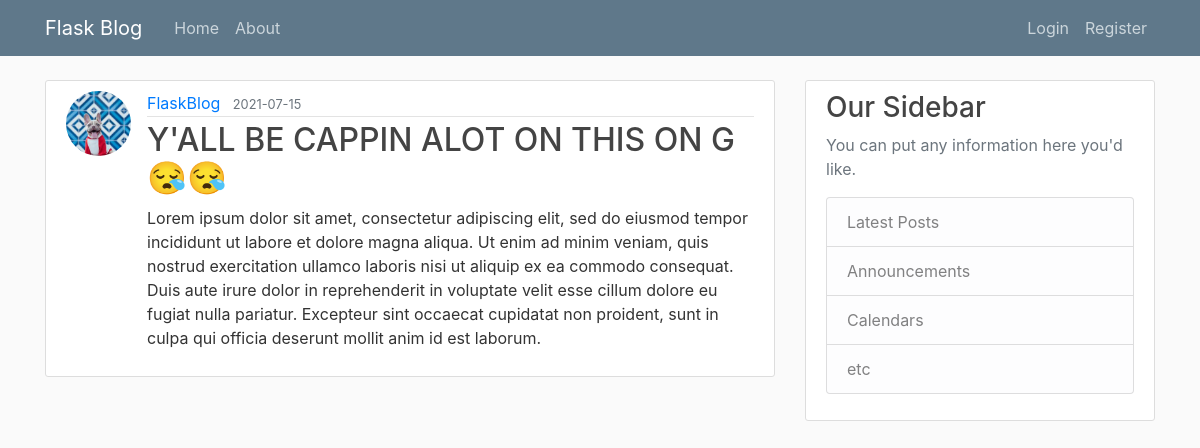
Screenshot of /post/8 with the database file from the repository.
### flaskblog/models.py (models this page shows, shortened)
class User(db.Model, UserMixin):
    id = db.Column(db.Integer, primary_key=True)
    username = db.Column(db.String(20), unique=True, nullable=False)
    email = db.Column(db.String(120), unique=True, nullable=False)
    image_file = db.Column(db.String(20), nullable=False, default='default.jpg')
    password = db.Column(db.String(60), nullable=False)
    posts = db.relationship('Post', backref='author', lazy=True)

class Post(db.Model):
    id = db.Column(db.Integer, primary_key=True)
    title = db.Column(db.String(100), nullable=False)
    date_posted = db.Column(db.DateTime, nullable=False, default=datetime.utcnow)
    content = db.Column(db.Text, nullable=False)
    user_id = db.Column(db.Integer, db.ForeignKey('user.id'), nullable=False)

### flaskblog/posts/routes.py (the view)
@posts.route("/post/<int:post_id>")
def post(post_id):
    post = Post.query.get_or_404(post_id)
    return render_template('post.html', title=post.title, post=post)

### flaskblog/templates/post.html (shortened to what this page needs)
{% extends "layout.html" %} {% block content %}
<article class="media content-section">
  <img
    src="{{url_for('static', filename='profile_pics/'+ post.author.image_file )}}"
    class="rounded-circle article-img"
  />
  <div class="media-body">
    <div class="article-metadata">
      <a class="mr-2" href="{{url_for('users.user_posts', username=post.author.username)}}">{{ post.author.username }}</a>
      <small class="text-muted"
        >{{ post.date_posted.strftime('%Y-%m-%d') }}</small
      >
    </div>
    <h2 class="article-title">{{ post.title }}</h2>
    <p class="article-content">{{ post.content }}</p>
  </div>
</article>
{% endblock content %}

### flaskblog/static/main.css (style rules this page uses)
body { background: #fafafa; color: #333333; margin-top: 5rem; }
h1, h2, h3, h4, h5, h6 { color: #444444; }
.content-section { background: #ffffff; padding: 10px 20px; border: 1px solid #dddddd; border-radius: 3px; margin-bottom: 20px; }
.article-title { color: #444444; }
.article-content { white-space: pre-line; }
.article-img { height: 65px; width: 65px; margin-right: 16px; object-fit: cover; }
.article-metadata { padding-bottom: 1px; margin-bottom: 4px; border-bottom: 1px solid #e3e3e3 }

### rows the page displays
User: image_file (picture), author.username "FlaskBlog"
Post: date_posted "2021-07-15", title "Y'ALL BE CAPPIN ALOT ON THIS ON G 😪😪", content "Lorem ipsum dolor sit amet, consectetur adipiscing elit, sed do eiusmod tempor incididunt ut labore et dolore magna aliqua. Ut enim ad minim veniam, quis nostrud exercitation ullamco laboris nisi ut aliquip ex ea commodo consequat. Duis aute irure dolor in reprehenderit in voluptate velit esse cillum dolore eu fugiat nulla pariatur. Excepteur sint occaecat cupidatat non proident, sunt in culpa qui officia deserunt mollit anim id est laborum."
